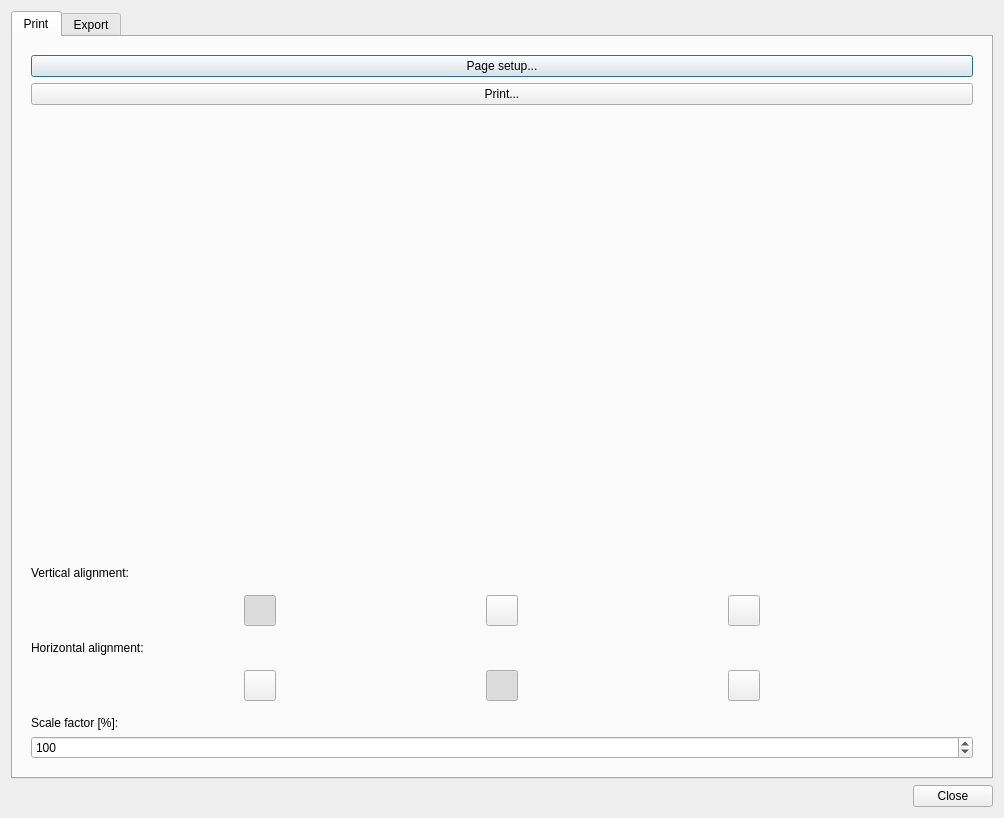
<?xml version="1.0" encoding="UTF-8"?>
<ui version="4.0">
 <class>MSIMExportConnectionGraphDialog</class>
 <widget class="QDialog" name="MSIMExportConnectionGraphDialog">
  <property name="geometry">
   <rect>
    <x>0</x>
    <y>0</y>
    <width>1004</width>
    <height>818</height>
   </rect>
  </property>
  <property name="windowTitle">
   <string>Export/print connection graph...</string>
  </property>
  <layout class="QVBoxLayout" name="verticalLayout">
   <item>
    <widget class="QTabWidget" name="tabWidget">
     <property name="currentIndex">
      <number>0</number>
     </property>
     <widget class="QWidget" name="tabPrint">
      <attribute name="title">
       <string>Print</string>
      </attribute>
      <layout class="QHBoxLayout" name="horizontalLayoutPrint">
       <item>
        <widget class="QWidget" name="widgetPrintOptions" native="true">
         <layout class="QVBoxLayout" name="verticalLayoutPrintOptions">
          <item>
           <widget class="QPushButton" name="pushButtonPageSetup">
            <property name="text">
             <string>Page setup...</string>
            </property>
           </widget>
          </item>
          <item>
           <widget class="QPushButton" name="pushButtonPrint">
            <property name="text">
             <string>Print...</string>
            </property>
            <property name="icon">
             <iconset resource="../resources/MasterSimulator.qrc">
              <normaloff>:/gfx/actions/24x24/print.png</normaloff>:/gfx/actions/24x24/print.png</iconset>
            </property>
           </widget>
          </item>
          <item>
           <spacer name="verticalSpacer">
            <property name="orientation">
             <enum>Qt::Vertical</enum>
            </property>
            <property name="sizeHint" stdset="0">
             <size>
              <width>20</width>
              <height>40</height>
             </size>
            </property>
           </spacer>
          </item>
          <item>
           <widget class="QLabel" name="label_4">
            <property name="text">
             <string>Vertical alignment:</string>
            </property>
           </widget>
          </item>
          <item>
           <widget class="QWidget" name="widgetVAlignment" native="true">
            <layout class="QHBoxLayout" name="horizontalLayout">
             <item>
              <widget class="QToolButton" name="toolButtonAlignTop">
               <property name="icon">
                <iconset resource="../resources/MasterSimulator.qrc">
                 <normaloff>:/gfx/actions/24x24/image_top_aligned.png</normaloff>:/gfx/actions/24x24/image_top_aligned.png</iconset>
               </property>
               <property name="iconSize">
                <size>
                 <width>24</width>
                 <height>24</height>
                </size>
               </property>
               <property name="checkable">
                <bool>true</bool>
               </property>
               <property name="checked">
                <bool>true</bool>
               </property>
               <property name="autoExclusive">
                <bool>true</bool>
               </property>
              </widget>
             </item>
             <item>
              <widget class="QToolButton" name="toolButtonAlignVCenter">
               <property name="icon">
                <iconset resource="../resources/MasterSimulator.qrc">
                 <normaloff>:/gfx/actions/24x24/image_vcenter_aligned.png</normaloff>:/gfx/actions/24x24/image_vcenter_aligned.png</iconset>
               </property>
               <property name="iconSize">
                <size>
                 <width>24</width>
                 <height>24</height>
                </size>
               </property>
               <property name="checkable">
                <bool>true</bool>
               </property>
               <property name="autoExclusive">
                <bool>true</bool>
               </property>
              </widget>
             </item>
             <item>
              <widget class="QToolButton" name="toolButtonAlignBottom">
               <property name="icon">
                <iconset resource="../resources/MasterSimulator.qrc">
                 <normaloff>:/gfx/actions/24x24/image_bottom_aligned.png</normaloff>:/gfx/actions/24x24/image_bottom_aligned.png</iconset>
               </property>
               <property name="iconSize">
                <size>
                 <width>24</width>
                 <height>24</height>
                </size>
               </property>
               <property name="checkable">
                <bool>true</bool>
               </property>
               <property name="autoExclusive">
                <bool>true</bool>
               </property>
              </widget>
             </item>
            </layout>
           </widget>
          </item>
          <item>
           <widget class="QLabel" name="label_5">
            <property name="text">
             <string>Horizontal alignment:</string>
            </property>
           </widget>
          </item>
          <item>
           <widget class="QWidget" name="widgetVAlignment_2" native="true">
            <layout class="QHBoxLayout" name="horizontalLayout_2">
             <item>
              <widget class="QToolButton" name="toolButtonAlignLeft">
               <property name="icon">
                <iconset resource="../resources/MasterSimulator.qrc">
                 <normaloff>:/gfx/actions/24x24/image_left_aligned.png</normaloff>:/gfx/actions/24x24/image_left_aligned.png</iconset>
               </property>
               <property name="iconSize">
                <size>
                 <width>24</width>
                 <height>24</height>
                </size>
               </property>
               <property name="checkable">
                <bool>true</bool>
               </property>
               <property name="checked">
                <bool>false</bool>
               </property>
               <property name="autoExclusive">
                <bool>true</bool>
               </property>
              </widget>
             </item>
             <item>
              <widget class="QToolButton" name="toolButtonAlignHCenter">
               <property name="icon">
                <iconset resource="../resources/MasterSimulator.qrc">
                 <normaloff>:/gfx/actions/24x24/image_hcenter_aligned.png</normaloff>:/gfx/actions/24x24/image_hcenter_aligned.png</iconset>
               </property>
               <property name="iconSize">
                <size>
                 <width>24</width>
                 <height>24</height>
                </size>
               </property>
               <property name="checkable">
                <bool>true</bool>
               </property>
               <property name="checked">
                <bool>true</bool>
               </property>
               <property name="autoExclusive">
                <bool>true</bool>
               </property>
              </widget>
             </item>
             <item>
              <widget class="QToolButton" name="toolButtonAlignRight">
               <property name="icon">
                <iconset resource="../resources/MasterSimulator.qrc">
                 <normaloff>:/gfx/actions/24x24/image_right_aligned.png</normaloff>:/gfx/actions/24x24/image_right_aligned.png</iconset>
               </property>
               <property name="iconSize">
                <size>
                 <width>24</width>
                 <height>24</height>
                </size>
               </property>
               <property name="checkable">
                <bool>true</bool>
               </property>
               <property name="autoExclusive">
                <bool>true</bool>
               </property>
              </widget>
             </item>
            </layout>
           </widget>
          </item>
          <item>
           <widget class="QLabel" name="label_3">
            <property name="text">
             <string>Scale factor [%]:</string>
            </property>
           </widget>
          </item>
          <item>
           <widget class="QSpinBox" name="spinBoxScaleFactor">
            <property name="maximum">
             <number>1000</number>
            </property>
            <property name="singleStep">
             <number>10</number>
            </property>
            <property name="value">
             <number>100</number>
            </property>
           </widget>
          </item>
         </layout>
        </widget>
       </item>
      </layout>
     </widget>
     <widget class="QWidget" name="tabExport">
      <attribute name="title">
       <string>Export</string>
      </attribute>
      <layout class="QGridLayout" name="gridLayout_2">
       <item row="0" column="0" colspan="2">
        <widget class="QRadioButton" name="radioButtonBitmap">
         <property name="text">
          <string>Bitmap</string>
         </property>
        </widget>
       </item>
       <item row="1" column="0">
        <spacer name="horizontalSpacer_2">
         <property name="orientation">
          <enum>Qt::Horizontal</enum>
         </property>
         <property name="sizeType">
          <enum>QSizePolicy::Fixed</enum>
         </property>
         <property name="sizeHint" stdset="0">
          <size>
           <width>14</width>
           <height>20</height>
          </size>
         </property>
        </spacer>
       </item>
       <item row="4" column="0" colspan="2">
        <widget class="QPushButton" name="pushButtonExportImage">
         <property name="text">
          <string>Export...</string>
         </property>
        </widget>
       </item>
       <item row="1" column="1">
        <layout class="QGridLayout" name="gridLayout">
         <item row="0" column="0">
          <widget class="QLabel" name="label">
           <property name="font">
            <font>
             <pointsize>9</pointsize>
            </font>
           </property>
           <property name="styleSheet">
            <string notr="true"/>
           </property>
           <property name="text">
            <string>Width:</string>
           </property>
          </widget>
         </item>
         <item row="0" column="1">
          <widget class="QLabel" name="label_2">
           <property name="font">
            <font>
             <pointsize>9</pointsize>
            </font>
           </property>
           <property name="styleSheet">
            <string notr="true"/>
           </property>
           <property name="text">
            <string>Height:</string>
           </property>
          </widget>
         </item>
         <item row="1" column="0">
          <widget class="QLineEdit" name="lineEditWidth"/>
         </item>
         <item row="1" column="1">
          <widget class="QLineEdit" name="lineEditHeight"/>
         </item>
        </layout>
       </item>
       <item row="1" column="2">
        <spacer name="horizontalSpacer">
         <property name="orientation">
          <enum>Qt::Horizontal</enum>
         </property>
         <property name="sizeHint" stdset="0">
          <size>
           <width>301</width>
           <height>20</height>
          </size>
         </property>
        </spacer>
       </item>
       <item row="2" column="0" colspan="2">
        <widget class="QRadioButton" name="radioButton_2">
         <property name="text">
          <string>Vector graphics</string>
         </property>
        </widget>
       </item>
       <item row="3" column="0" colspan="2">
        <spacer name="verticalSpacer_2">
         <property name="orientation">
          <enum>Qt::Vertical</enum>
         </property>
         <property name="sizeHint" stdset="0">
          <size>
           <width>20</width>
           <height>40</height>
          </size>
         </property>
        </spacer>
       </item>
      </layout>
     </widget>
    </widget>
   </item>
   <item>
    <widget class="QDialogButtonBox" name="buttonBox">
     <property name="standardButtons">
      <set>QDialogButtonBox::Close</set>
     </property>
    </widget>
   </item>
  </layout>
 </widget>
 <resources>
  <include location="../resources/MasterSimulator.qrc"/>
 </resources>
 <connections/>
</ui>
